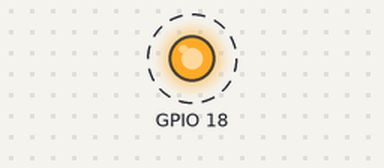
Bench run of a sketch on a simulated ESP32. Parts: output pins drawn as LEDs (lit = HIGH). Dashed ring = blinking.

Above: at 0.2 s.
Timing chart, 0 to 3.0 s (numbered marks = the images above):
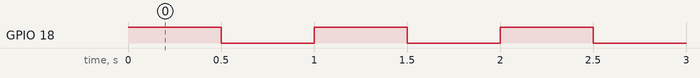

The sketch:

esp32.ino
```cpp
/*
 * This ESP32 code is created by esp32io.com
 *
 * This ESP32 code is released in the public domain
 *
 * For more detail (instruction and wiring diagram), visit https://esp32io.com/tutorials/esp32-led-blink
 */

// the code in setup function runs only one time when ESP32 starts
void setup() {
  // initialize digital pin GIOP18 as an output.
  pinMode(18, OUTPUT);
}

// the code in loop function is executed repeatedly infinitely
void loop() {
  digitalWrite(18, HIGH); // turn the LED on
  delay(500);             // wait for 500 milliseconds
  digitalWrite(18, LOW);  // turn the LED off
  delay(500);             // wait for 500 milliseconds
}
```

Measured:
- by itself, GPIO 18: alternates HIGH for 0.50 s and LOW for 0.50 s
